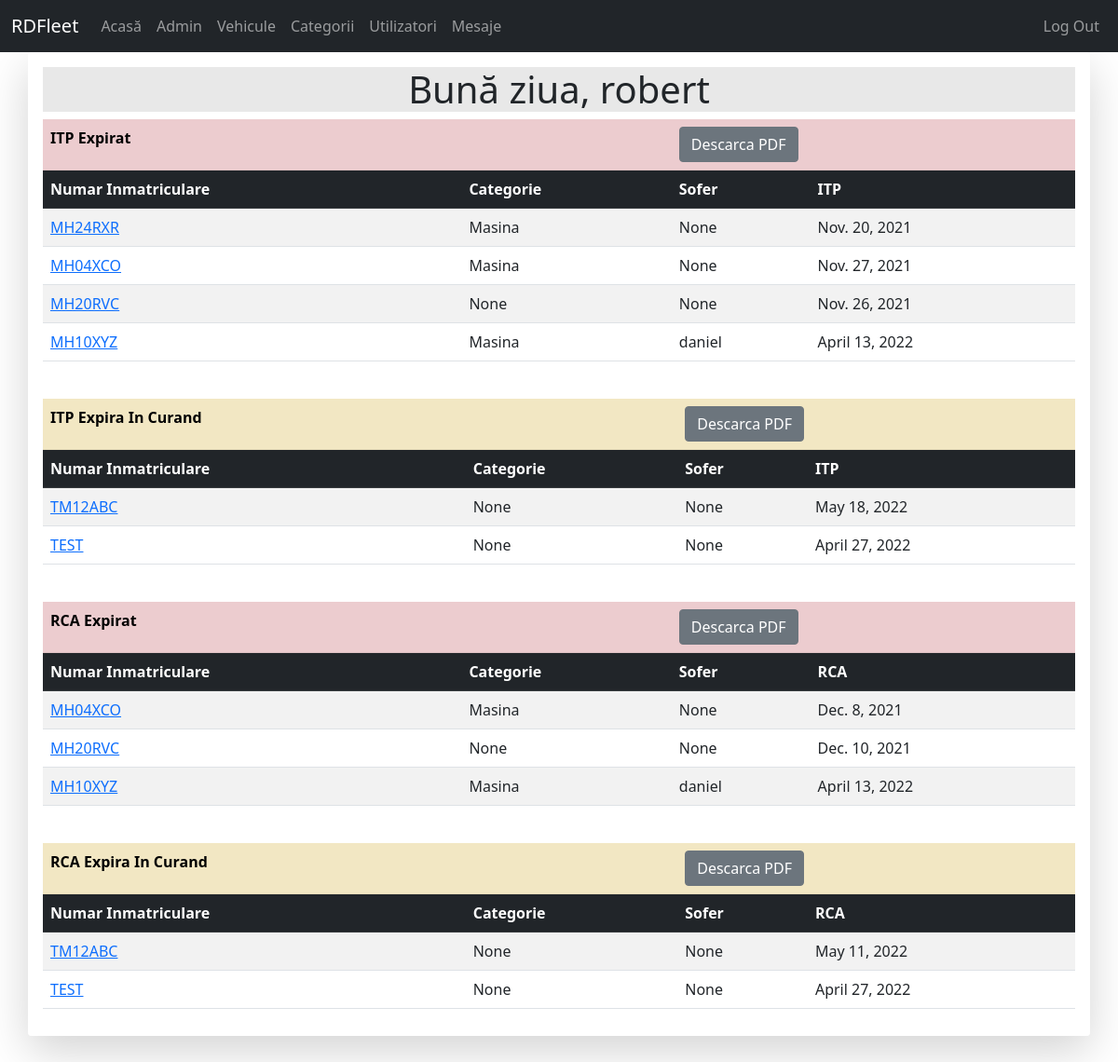
The app's page / (signed in), older data.
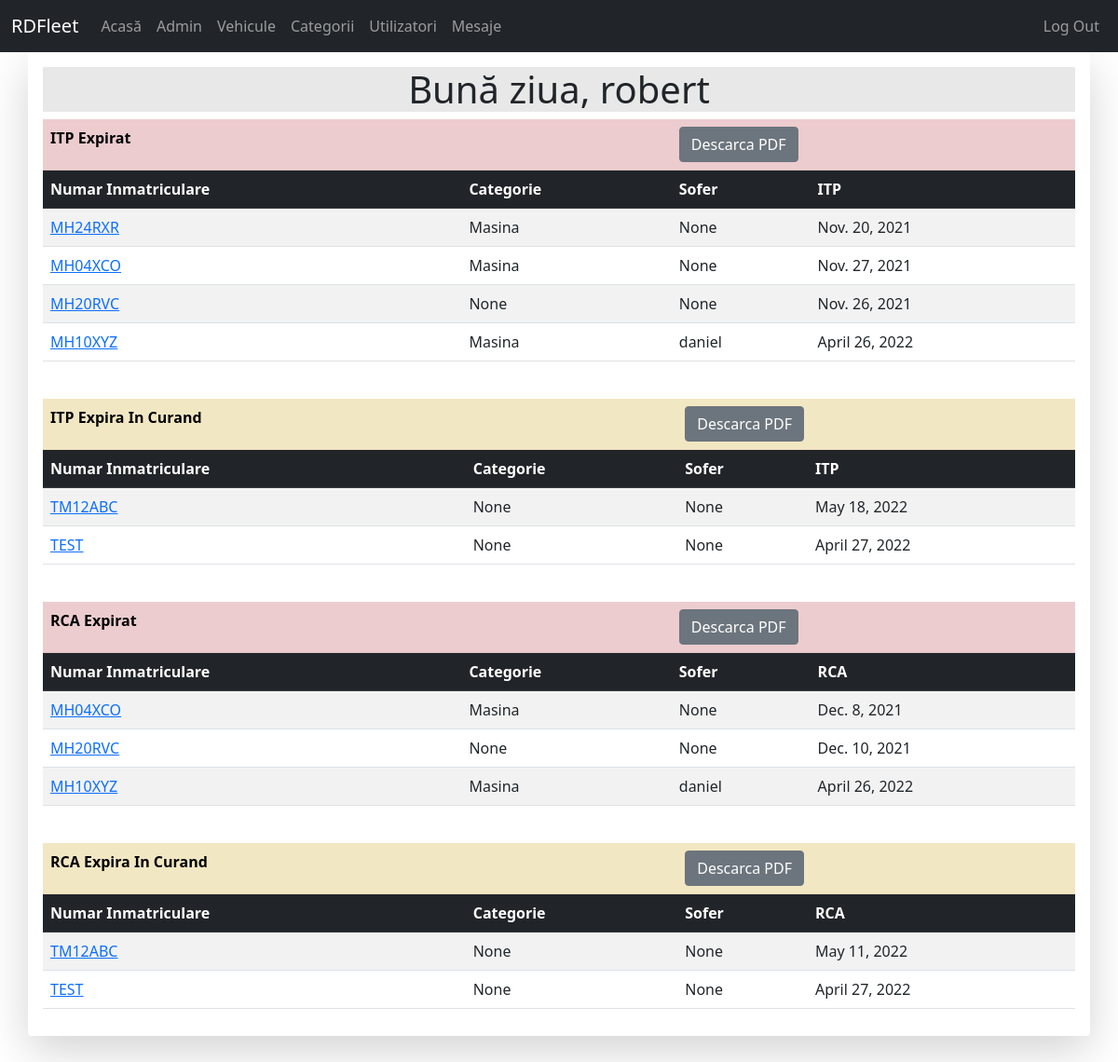
The same page, newer data.
### vehicles/models.py (models this page shows, shortened)
class Vehicle(models.Model):
	vehicle_plate = models.CharField(max_length = 10, unique = True, verbose_name = "Număr înmatriculare")
	vehicle_odometer = models.PositiveIntegerField(verbose_name = "Kilometraj")
	vehicle_itp = models.DateField(verbose_name = "ITP expiră la")
	vehicle_rca = models.DateField(verbose_name = "RCA expiră la")
	vehicle_last_service = models.PositiveIntegerField(verbose_name = "Ultimul service efectuat KM")
	vehicle_driver = models.ForeignKey(settings.AUTH_USER_MODEL, on_delete=models.SET_NULL, null = True, verbose_name = "Șoferul", blank = True)
	vehicle_category = models.ForeignKey(Category, on_delete=models.SET_NULL, null = True, verbose_name = "Categoria", blank = True)
	def get_absolute_url(self):
		return reverse("vehicle-detail-view", kwargs={"id":self.id})

class Category(models.Model):
	category_name = models.CharField(max_length = 50, unique = True, verbose_name = "Categorie")
	def __str__(self):
		return self.category_name

### pages/views.py (the view, shortened to what this page needs)
# urls.py: path('', views.HomeView.as_view(), name='home'),
class HomeView(View):
	template_name = 'pages/default.html'
	def get(self, request, *args, **kwargs):
		if not request.user.is_authenticated:
			return render(request, self.template_name)
		if request.user.is_superuser:
			self.template_name = 'pages/home_admin.html'
			today = datetime.date.today()
			month = today + relativedelta(months=1)
			itp_expirat = Vehicle.objects.filter(vehicle_itp__lte=today)
			itp_luna = Vehicle.objects.filter(vehicle_itp__lte=month).exclude(vehicle_itp__lte=today)
			rca_expirat = Vehicle.objects.filter(vehicle_rca__lte=today)
			rca_luna = Vehicle.objects.filter(vehicle_rca__lte=month).exclude(vehicle_rca__lte=today)
			context={
				'itp_expirat':itp_expirat,
				'itp_luna':itp_luna,
				'rca_expirat':rca_expirat,
				'rca_luna':rca_luna,
			}
			if not itp_expirat.exists():
				context['itp_expirat'] = None
			if not itp_luna.exists():
				context['itp_luna'] = None
			if not rca_expirat.exists():
				context['rca_expirat'] = None
			if not rca_luna.exists():
				context['rca_luna'] = None
			return render(request, self.template_name,context)
		context = {'vehicle' : self.get_obj(request)}
		self.template_name = 'pages/home.html'
		return render(request, self.template_name, context)

### pages/templates/pages/home_admin.html (shortened to what this page needs)
{% extends 'base.html' %}
{% block content %}
	<h1 style="background-color: rgb(232, 232, 232); text-align: center;">Bună ziua, {{ user.username }}</h1>
	{% if itp_expirat %}
	<table class="table table-striped table-hover" id="itp-expirat">
		<tr scope="row" class="table-danger">
			<th colspan="2">ITP Expirat</th>
			<th colspan="2"><button class="btn btn-secondary" type="button" id="btnitpexpirat">Descarca PDF</button></th>
		</tr>
		<tr scope="row" class="table-dark">
			<th>Numar Inmatriculare</th>
			<th>Categorie</th>
			<th>Sofer</th>
			<th>ITP</th>
		</tr>
		<tr scope="row">{% for vehicle in itp_expirat %}
			<td><a href="{{ vehicle.get_absolute_url }}">{{ vehicle.vehicle_plate }}</a></td>
			<td>{{ vehicle.vehicle_category }}</td>
			<td>{{ vehicle.vehicle_driver }}</td>
			<td>{{ vehicle.vehicle_itp }}</td>
		</tr>{% endfor %}
	</table>
	<br>
	{% endif %}
	{% if itp_luna %}
	<table class="table table-striped table-hover" id="itp-luna">
		<tr scope="row" class="table-warning">
			<th colspan="2">ITP Expira In Curand</th>
			<th colspan="2"><button class="btn btn-secondary" type="button" id="btnitpluna">Descarca PDF</button></th>
		</tr>
		<tr scope="row" class="table-dark">
			<th>Numar Inmatriculare</th>
			<th>Categorie</th>
			<th>Sofer</th>
			<th>ITP</th>
		</tr>
		<tr scope="row">{% for vehicle in itp_luna %}
			<td><a href="{{ vehicle.get_absolute_url }}">{{ vehicle.vehicle_plate }}</a></td>
			<td>{{ vehicle.vehicle_category }}</td>
			<td>{{ vehicle.vehicle_driver }}</td>
			<td>{{ vehicle.vehicle_itp }}</td>
		</tr>{% endfor %}
	</table>
	<br>
	{% endif %}
	{% if rca_expirat %}
	<table class="table table-striped table-hover" id="rca-expirat">
		<tr scope="row" class="table-danger">
			<th colspan="2">RCA Expirat</th>
			<th colspan="2"><button class="btn btn-secondary" type="button" id="btnrcaexpirat">Descarca PDF</button></th>
		</tr>
		<tr scope="row" class="table-dark">
			<th>Numar Inmatriculare</th>
			<th>Categorie</th>
			<th>Sofer</th>
			<th>RCA</th>
		</tr>
		<tr scope="row">{% for vehicle in rca_expirat %}
			<td><a href="{{ vehicle.get_absolute_url }}">{{ vehicle.vehicle_plate }}</a></td>
			<td>{{ vehicle.vehicle_category }}</td>
			<td>{{ vehicle.vehicle_driver }}</td>
			<td>{{ vehicle.vehicle_rca }}</td>
		</tr>{% endfor %}
	</table>
	<br>
	{% endif %}
	{% if rca_luna %}
	<table class="table table-striped table-hover" id="rca-luna">
		<tr scope="row" class="table-warning">
			<th colspan="2">RCA Expira In Curand</th>
			<th colspan="2"><button class="btn btn-secondary" type="button" id="btnrcaluna">Descarca PDF</button></th>
		</tr>
		<tr scope="row" class="table-dark">
			<th>Numar Inmatriculare</th>
			<th>Categorie</th>
			<th>Sofer</th>
			<th>RCA</th>
		</tr>
		<tr scope="row">{% for vehicle in rca_luna %}
			<td><a href="{{ vehicle.get_absolute_url }}">{{ vehicle.vehicle_plate }}</a></td>
			<td>{{ vehicle.vehicle_category }}</td>
			<td>{{ vehicle.vehicle_driver }}</td>
			<td>{{ vehicle.vehicle_rca }}</td>
		</tr>{% endfor %}
	</table>
	<br>
	{% endif %}
{% endblock %}

Row changes from the older to the newer data that the page shows:
changed Vehicle "MH10XYZ": vehicle_itp "April 13, 2022" → "April 26, 2022"; vehicle_rca "April 13, 2022" → "April 26, 2022"
